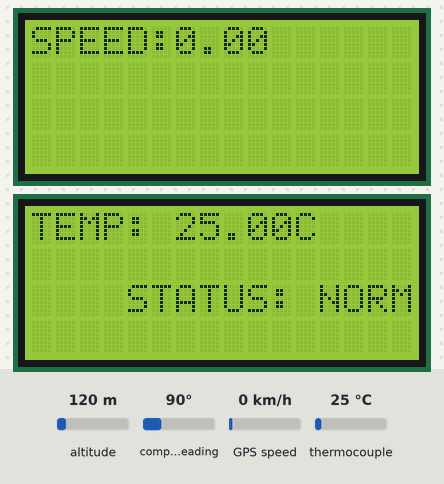
The sketch below on a simulated ESP32. On the bench: 2 × 16×4 character LCD. The inputs (shaded band) are chosen by the test bench; at power-on: GPS speed 0 km/h, thermocouple 25 °C, altitude 120 m, compass heading 90°. WiFi joins after 1.5 s; servers stay silent unless stated; the GPS gets a fix after 3 s at 37.7749, -122.4194 with 8 satellites; what the sketch prints to the serial monitor is not drawn.

Above: at 3.3 s.
3.4 s: GPS speed set to 30 km/h
At 6.5 s:
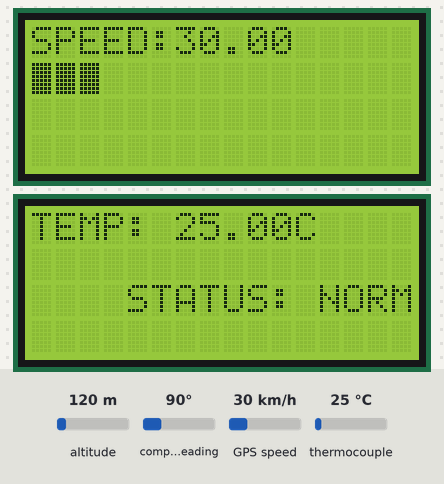
7.7 s: thermocouple set to 57 °C
At 8.7 s:
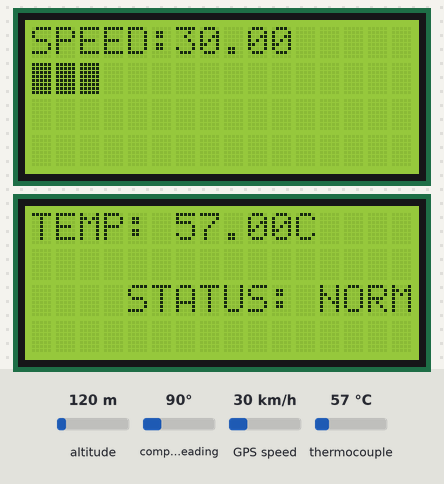
9.3 s: thermocouple set to 62 °C
At 11.2 s:
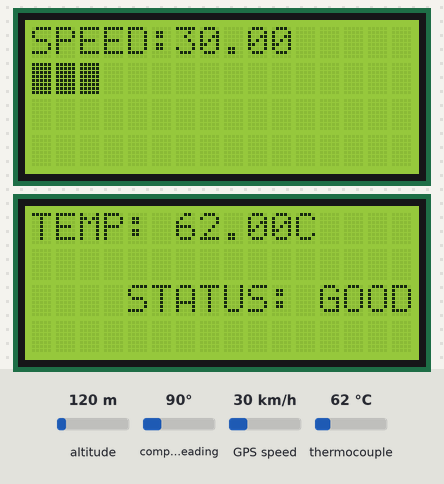
11.5 s: GPS speed set to 4 km/h
At 14.6 s:
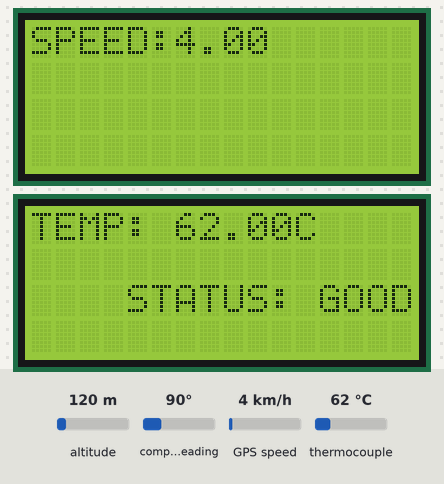
14.9 s: GPS speed set to 60 km/h
At 17.7 s:
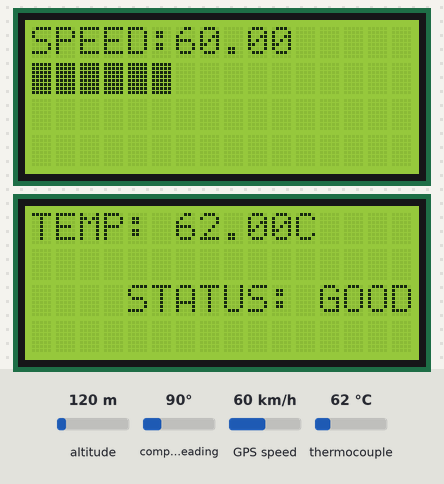
18.2 s: thermocouple set to 6 °C
At 19.9 s:
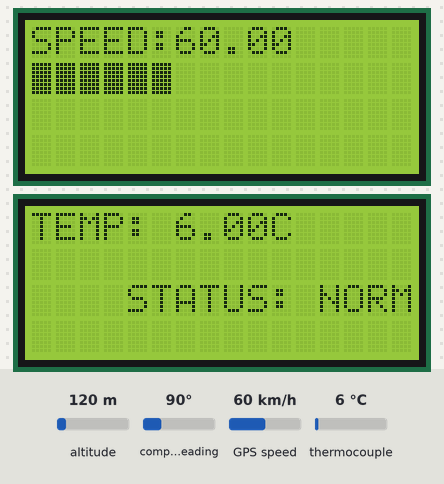
Timing chart, 0 to 21.4 s (numbered marks = the images above; inputs shaded):
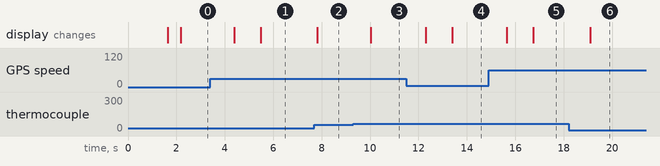

Measured:
- the behaviour switches between 59 and 60 °C on thermocouple (found by bisection; images 2 and 3)
- after the input at 3.4 s, the display: first changes after 0.98 s (image 1 shows a later state)
- after the input at 7.7 s, the display: changes after 0.12 s (image 2)
- after the input at 9.3 s, the display: changes after 0.72 s (image 3)
- after the input at 11.5 s, the display: first changes after 0.81 s (image 4 shows a later state)
- after the input at 14.9 s, the display: first changes after 0.75 s (image 5 shows a later state)
- after the input at 18.2 s, the display: changes after 0.90 s (image 6)

The sketch:

thermocoupleandgps.ino
```cpp
#include <TinyGPS++.h>
#include <LiquidCrystal_I2C.h>
#include "max6675.h"
#include <WiFi.h>
#include <Firebase_ESP_Client.h>
#include "addons/TokenHelper.h"
#include "addons/RTDBHelper.h"

#define RXD2 16
#define TXD2 17

#define WIFI_SSID "UoM_Hostels"
#define WIFI_PASSWORD ""
#define API_KEY "AIzaSyDkqHpWBJhHSQCqiJh2MKVNZ5D14nIZTXA"
#define DATABASE_URL "https://motovista-81aa8-default-rtdb.firebaseio.com"

FirebaseData fbdo;
FirebaseAuth auth;
FirebaseConfig config;

unsigned long sendDataPrevMillis = 0;
bool signupOK = false;

HardwareSerial neogps(1);  // GPS module serial
int thermoDO = 19;
int thermoCS = 23;
int thermoCLK = 5;

TinyGPSPlus gps;                                      // GPS object
MAX6675 thermocouple(thermoCLK, thermoCS, thermoDO);  // Thermocouple object

// LCD setup
int lcdColumns = 16;
int lcdRows = 4;
LiquidCrystal_I2C lcd(0x27, lcdColumns, lcdRows);   // Address 0x27 for LCD 1
LiquidCrystal_I2C lcd2(0x26, lcdColumns, lcdRows);  // Address 0x26 for LCD 2

void setup() {
  // Start serial communication for debugging
  Serial.begin(115200);
  Serial.println("MAX6675 test");

  WiFi.begin(WIFI_SSID, WIFI_PASSWORD);
  Serial.print("Connecting to WiFi");
  while (WiFi.status() != WL_CONNECTED) {
    Serial.print(".");
    delay(100);
  }
  Serial.println();
  Serial.print("WiFi connected with IP: ");
  Serial.println(WiFi.localIP());

  config.api_key = API_KEY;
  config.database_url = DATABASE_URL;  // Corrected database URL
  Firebase.reconnectWiFi(true);

  config.token_status_callback = tokenStatusCallback;

  Firebase.begin(&config, &auth);

  // Sign up to get a new token
  if (Firebase.signUp(&config, &auth, "", "")) {
    Serial.println("Sign up OK");
    signupOK = true;
  } else {
    Serial.printf("Sign up error: %s\n", config.signer.signupError.message.c_str());
  }
  // Initialize LCDs
  lcd.init();
  lcd2.init();

  // Turn on LCD backlights
  lcd.backlight();
  lcd2.backlight();

  // Initialize GPS serial communication
  neogps.begin(115200, SERIAL_8N1, RXD2, TXD2);
  Serial.println("GPS Speed Test - Waiting for GPS fix...");

  // Optional delay to allow MAX6675 to stabilize
  delay(500);
}

void loop() {
  // Clear LCDs at the beginning of each loop
  lcd.clear();
  lcd2.clear();

  // Display GPS speed on lcd
  lcd.setCursor(0, 0);
  lcd.print("SPEED:");
  lcd.print(gps.speed.kmph());

  // Display temperature on lcd2
  lcd2.setCursor(0, 0);
  lcd2.print("TEMP: ");
  float temperature = thermocouple.readCelsius();
  lcd2.print(temperature);
  lcd2.print("C");

  // Display temperature status
  displayTempStatus(temperature);

  // Handle GPS data
  while (neogps.available() > 0) {
    char c = neogps.read();
    Serial.print(c);  // Print raw GPS data to Serial Monitor
    if (gps.encode(c)) {
      displayInfo();
    }
  }

  // Display GPS status
  Serial.print("Satellites: ");
  Serial.println(gps.satellites.value());
  Serial.print("Location valid: ");
  Serial.println(gps.location.isValid() ? "Yes" : "No");

  if (Firebase.ready() && signupOK && (millis() - sendDataPrevMillis > 5000)) {
    sendDataPrevMillis = millis();
    if (gps.location.isUpdated()) {
      if (Firebase.RTDB.setFloat(&fbdo, "lat", gps.location.lat())) {
        Serial.println("latitude data sent successfully.");
      } else {
        Serial.println("Failed to send data: " + fbdo.errorReason());
      }
      if (Firebase.RTDB.setFloat(&fbdo, "long", gps.location.lng())) {
        Serial.println("longitude data sent successfully.");
      } else {
        Serial.println("Failed to send data: " + fbdo.errorReason());
      }
    }


    if (Firebase.RTDB.setFloat(&fbdo, "temp", temperature)) {
      Serial.println("Temperature data sent successfully.");
    } else {
      Serial.println("Failed to send temperature data: " + fbdo.errorReason());
    }
  }

  // Delay between updates
  delay(1000);
}

void displayInfo() {
  if (gps.location.isValid()) {
    // Print GPS information to Serial Monitor
    Serial.print("Latitude: ");
    Serial.println(gps.location.lat(), 6);
    Serial.print("Longitude: ");
    Serial.println(gps.location.lng(), 6);
    Serial.print("Speed (km/h): ");
    Serial.println(gps.speed.kmph());
    Serial.print("Satellites: ");
    Serial.println(gps.satellites.value());
    Serial.print("Altitude: ");
    Serial.println(gps.altitude.meters());

    // Display speed on LCD
    displaySpeed(gps.speed.kmph());
  } else {
    Serial.println("Location not valid");
  }
}

void displayTempStatus(float temperature) {
  lcd2.setCursor(0, 2);  // Set cursor to third row (index 2) of lcd2
  if (isnan(temperature)) {
    lcd2.print("STATUS: N/A     ");
  } else if (temperature < 60) {
    lcd2.print("STATUS: NORMAL  ");
  } else if (temperature >= 60 && temperature < 120) {
    lcd2.print("STATUS: GOOD    ");
  } else {
    lcd2.print("STATUS: WARNING ");
  }
}

void displaySpeed(float speed) {
  lcd.setCursor(0, 1);
  int numBars = map(speed, 0, 150, 0, 16);  // Map speed to number of bars
  for (int i = 0; i < numBars; i++) {
    lcd.print((char)255);  // Print solid block character for bar
  }
  for (int i = numBars; i < 16; i++) {
    lcd.print(" ");  // Clear remaining part of the graph
  }
}
```
